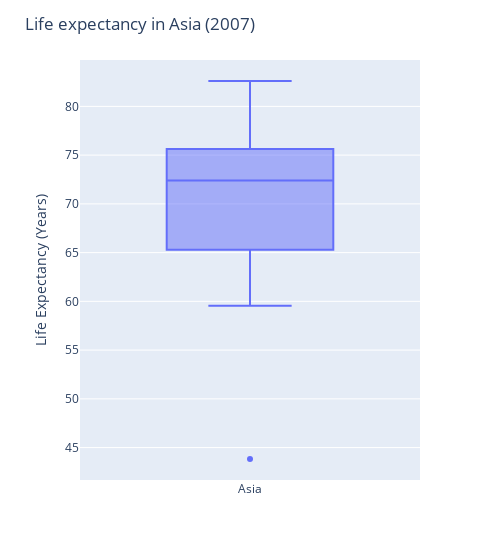

Write notebook code for a chart like this one.
### Markdown cell above
#### 2.5. Boxplot

### Code cell
# Boxplot
fig = px.box(world2007, y=world2007.loc[world2007.cont == 'Asia', 'life_exp'].values)
fig.update_layout(title='Life expectancy in Asia (2007)', yaxis_title='Life Expectancy (Years)',
                  xaxis=dict(tickmode='array', tickvals=[0], ticktext=['Asia']),
                  width=500)
fig.show()

### Figure 1 — Plotly figure (JSON) as saved in the notebook; plotly's stock layout.template omitted (floating-point values rounded to 4 significant figures)
{"data": [{"alignmentgroup": "True", "hovertemplate": "y=%{y}<extra></extra>", "legendgroup": "", "marker": {"color": "#636efa"}, "name": "", "notched": false, "offsetgroup": "", "orientation": "v", "showlegend": false, "type": "box", "x0": " ", "xaxis": "x", "y": [43.83, 75.64, 64.06, 59.72, 72.96, 82.21, 64.7, 70.65, 70.96, 59.55, 80.75, 82.6, 72.53, 67.3, 78.62, 77.59, 71.99, 74.24, 66.8, 62.07, 63.78, 75.64, 65.48, 71.69, 72.78, 79.97, 72.4, 74.14, 78.4, 70.62, 74.25, 73.42, 62.7], "y0": " ", "yaxis": "y"}], "layout": {"boxmode": "group", "legend": {"tracegroupgap": 0}, "margin": {"t": 60}, "title": {"text": "Life expectancy in Asia (2007)"}, "width": 500, "xaxis": {"anchor": "y", "domain": [0, 1], "tickmode": "array", "ticktext": ["Asia"], "tickvals": [0]}, "yaxis": {"anchor": "x", "domain": [0, 1], "title": {"text": "Life Expectancy (Years)"}}}}
